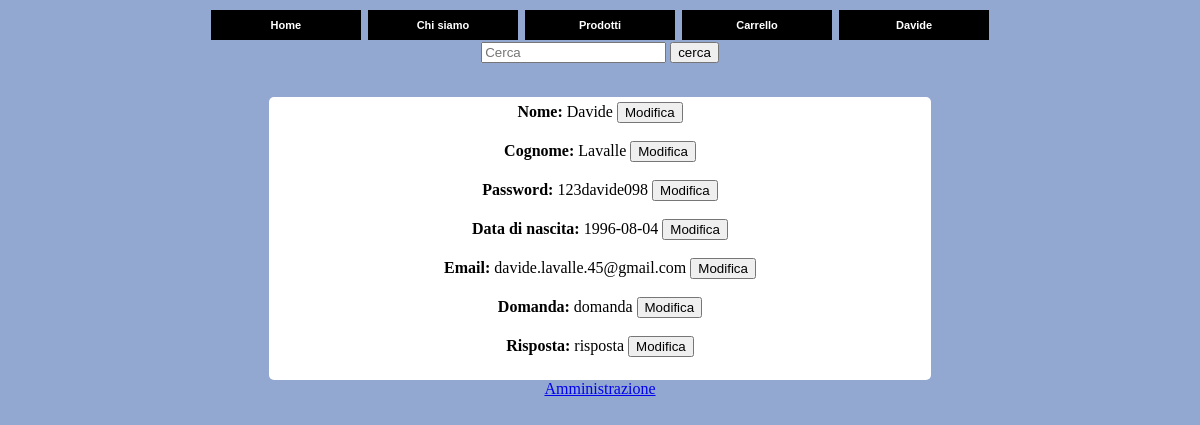
The app's page /Sito/user/manageAccount.php (signed in) with its own data.
### tables this page shows
CREATE TABLE IF NOT EXISTS `utente` (
  `CodUtente` INT NOT NULL,
  `Nome` VARCHAR(45) NOT NULL,
  `Cognome` VARCHAR(45) NOT NULL,
  `DataNascita` DATE NOT NULL,
  `Password` VARCHAR(45) NOT NULL,
  `Email` VARCHAR(45) NOT NULL,
  `RefPermesso` INT NOT NULL,
  `Domanda` VARCHAR(255) NOT NULL,
  `Risposta` VARCHAR(255) NOT NULL,
  `PasswordCambiata` TINYINT NOT NULL DEFAULT 0,
  PRIMARY KEY (`CodUtente`),
  INDEX `RefPermesso_idx` (`RefPermesso` ASC) VISIBLE,
  CONSTRAINT `RefPermesso`
    FOREIGN KEY (`RefPermesso`)
    REFERENCES `permesso` (`CodPermesso`)
    ON DELETE NO ACTION
    ON UPDATE NO ACTION);

### Sito/Classi/Utente.php (called while the page is built, shortened)
<?php
class Utente
{
    private $password;
    private $nome;
    private $cognome;
    private $nascita;
    private $email;
    private $domanda;
    private $risposta;
    public function Utente(int $id)
    {
        $this->id = $id;
        $db = DBConnection::getInstance();
        $mysqli = $db->getConnection();
        $sql_query = "SELECT Password, Nome, Cognome, dataNascita, email, refpermesso, domanda, risposta, PasswordCambiata FROM utente WHERE codUtente = ".$this->id;
        $result = $mysqli->query($sql_query);
        if($result->num_rows)
        {
            $row = $result->fetch_assoc();
            $this->password = $row["Password"];
            $this->nome = $row["Nome"];
            $this->cognome = $row["Cognome"];
            $this->nascita = $row["dataNascita"];
            $this->email = $row["email"];
            $this->domanda = $row["domanda"];
            $this->risposta = $row["risposta"];
        }
    }
    public function getPassword()
    {
        return $this->password;
    }
    public function getNome()
    {
        return $this->nome;
    }
    public function getCognome()
    {
        return $this->cognome;
    }
    public function getNascita()
    {
        return $this->nascita;
    }
    public function getEmail()
    {
        return $this->email;
    }
    public function getDomanda()
    {
        return $this->domanda;
    }
    public function getRisposta()
    {
        return $this->risposta;
    }
}
?>

### Sito/user/manageAccount.php (the view, shortened to what this page needs)
<?php
include "header.php";
?>
<html>
	<head>
	</head>
	<body>
		<div id = "wrapper">
			<div align = "center">
				<b>Nome:</b> <?php echo $_SESSION["utente"]->getNome(); ?> <a href="changeInfo.php?comando=nome"><button>Modifica</button></a><br /><br />
				<b>Cognome:</b> <?php echo $_SESSION["utente"]->getCognome(); ?> <a href="changeInfo.php?comando=cognome"><button>Modifica</button></a><br /><br />
				<b>Password:</b> <?php echo $_SESSION["utente"]->getPassword(); ?> <a href="changeInfo.php?comando=password"><button>Modifica</button></a><br /><br />
				<b>Data di nascita:</b> <?php echo $_SESSION["utente"]->getNascita(); ?> <a href="changeInfo.php?comando=nascita"><button>Modifica</button></a><br /><br />
				<b>Email:</b> <?php echo $_SESSION["utente"]->getEmail(); ?> <a href="changeInfo.php?comando=email"><button>Modifica</button></a><br /><br />
				<b>Domanda:</b> <?php echo $_SESSION["utente"]->getDomanda(); ?> <a href="changeInfo.php?comando=domanda"><button>Modifica</button></a><br /><br />
				<b>Risposta:</b> <?php echo $_SESSION["utente"]->getRisposta(); ?> <a href="changeInfo.php?comando=risposta"><button>Modifica</button></a><br /><br />
			</div>
		</div>
	</body>
</html>
<?php
    include "footer.php";
?>

### Sito/header.php (shortened to what this page needs)
<?php
require_once __DIR__."/Classi/Utente.php";
?>
<html>
	<head>
	<?php echo "<link rel=\"stylesheet\" href = \"".Globals::WEBSITE."/css/style.css\">"; ?>
	</head>
	<body>
		<ul id="menu">
    		<li><a href=<?php echo Globals::WEBSITE."index.php" ?>>Home</a></li>
    		<li><a href=<?php echo Globals::WEBSITE."chiSiamo.php" ?>>Chi siamo</a></li>
    		<li>
    			<a href="#">Prodotti</a>
    		</li>
    		<?php
		    if (!isset($_COOKIE["login"]))
		    {
               ?>
        	   <li><a href=<?php echo Globals::WEBSITE."login.php" ?>>Login</a></li>
        	   <li><a href=<?php echo Globals::WEBSITE."signup.php" ?>>Registrati</a></li>
               <?php
		    }
		    else
		    {
		        $_SESSION["utente"] = new Utente($_COOKIE["login"]);
                ?>
		        <li><a href=<?php echo Globals::WEBSITE."user/carrello.php" ?>>Carrello
		        </a></li>
		        <li>
		        	<a href="#"><?php echo $_SESSION["utente"]->getNome();?></a>
    			</li>
		        <?php
		    }
		    ?>
		</ul>
		<div align = "center">
		    <form action= <?php echo Globals::WEBSITE."search.php" ?> method="get">
			<input type = "text" name = "NomeProdotto" required ="required" pattern=".{1,}" placeholder = "Cerca"/>
			<input type = "submit" value = "cerca"/>
			</form>
		</div>
		<br />
	</body>
</html>

### Sito/css/style.css (style rules this page uses)
body { background-color: #92a8d1; }
div#wrapper { background-color: white; width: 55%; height: auto; border-radius: 5px; margin-left: auto; margin-right: auto; padding: 5px; }
ul#menu { list-style: none; margin:0; padding:0; text-align:center; font-family: Verdana, sans-serif; font-size: 11px; }
ul#menu li { display:block; display: inline-block; background-color: #000000; width: 150px; height: 30px; margin: 2px; }
ul#menu li a { color: #fff; display: inline; font-weight: bold; line-height: 30px; text-decoration: none; width: 150px; height: 30px; text-align: center; }
input { text-align: left; }

### records on screen
utente: Nome "Davide", Cognome "Lavalle", Password "123davide098", DataNascita "1996-08-04", Email "davide.lavalle.45@gmail.com", Domanda "domanda", Risposta "risposta"
